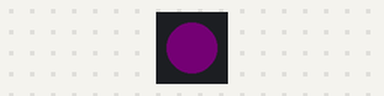
Bench run of a sketch on a simulated Arduino Uno, built with avr-gcc and run on an emulated ATmega328P. Parts: 1 RGB LEDs in strip order, left to right. Dim RGB values are drawn brighter than linear; what the sketch prints to the serial monitor is not drawn.

Above: at 0.15 s.
At 3.83 s:
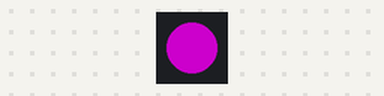
At 7.81 s:
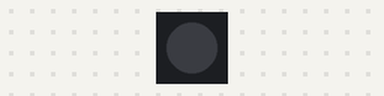
Timing chart, 0 to 8.8 s (numbered marks = the images above):
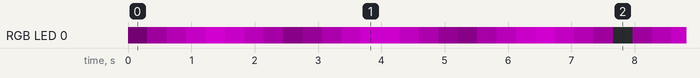

Measured:
- by itself, RGB LED 0: off → RGB(1, 0, 1) at 0.00 s, → RGB(30, 0, 30) 0.31 s later, → RGB(60, 0, 60) 0.31 s later, → RGB(90, 0, 90) 0.31 s later, … (131 changes in this stretch)
- by itself, everything shown: repeats every 7.7 s, in 25 steps

The sketch:

seeed_rp2040_led.ino
```cpp
//seeed rp2040 RGB LED and neopixel exsample

#include <Adafruit_NeoPixel.h>

#define NUMPIXELS 1
int Power = 11;
int PIN = 12;
int count = 1;
int Luminance = 125;

Adafruit_NeoPixel pixels(NUMPIXELS, PIN, NEO_GRB + NEO_KHZ800);

void setup() {
  Serial.begin(115200);
  Serial.println("hello im xiao rp2040!");
  pixels.begin();
  pinMode(Power, OUTPUT);
  digitalWrite(Power, HIGH);
}

void bootLed(int r, int g, int b, int d) {
  pixels.clear();
  pixels.setPixelColor(0, pixels.Color(r, g, b));
  pixels.show();
  delay(d);
}

void loop() {
  if (count >= Luminance) {
    while (true) {
      if (count <= 0) break;
      bootLed(count, 0, count, 10);
      count -= 1;
    }
  } else {
    bootLed(count, 0, count, 10);
    count += 1;
  }
}
```
